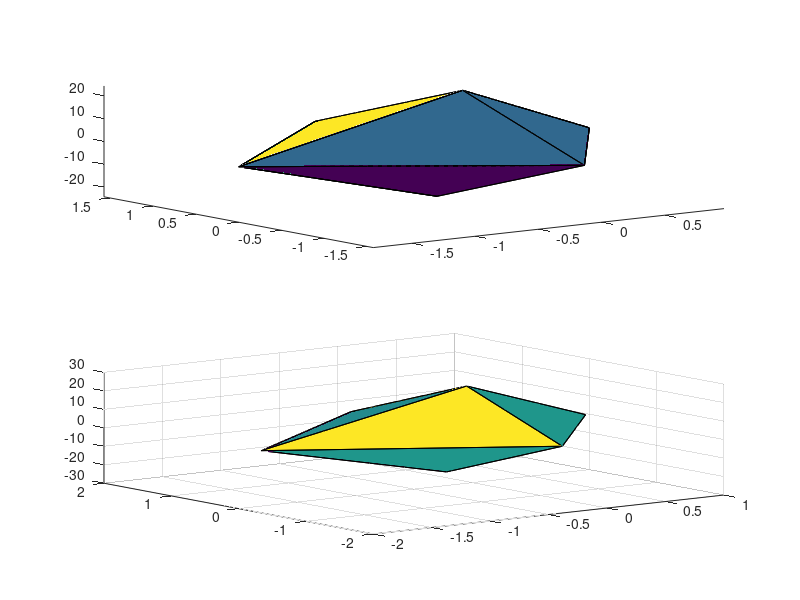

Here is the MATLAB script that generated this plot:
%% Octahedral Test MMM
% Defines an octahedral Milliken Moment Diagram that scales with speed for
% testing lap time simulation solvers.
%
% Blake Christierson - bechristierson@ucdavis.edu
%
% Version 1 - 1/14/2021

%% Corner Conditions
v = linspace(30,30,1); % Array of Speeds [m/s]

a_drive =  1.4 + ( 0.2-1.4).*(v./50).^2; % Peak Traction Acceleration  [g]
a_brake = -1.7 + (-2.0+1.7).*(v./50).^2; % Peak Braking  Acceleration  [g]

a_bound = -0.1 + (-0.2+0.1).*(v./50).^2; % Longitudinal Boundary Level [g] 

r_limit = -2.0 + (-0.5+2.0).*(v./50).^2; % Limit Yaw Acceleration      [rad/s^2]
a_limit =  1.5 + ( 1.7-1.5).*(v./50).^2; % Limit Lateral Acceleration  [g]

r_peak  =  25  + ( 23 -25 ).*(v./50).^2; % Peak Yaw Acceleration       [rad/s^]
a_peak  = -0.15.*ones(size(v));          % Peak Lateral Acceleration   [g]

%% Form MMM Point Cloud
MMM = zeros(6*length(v),4);

for i = 1:length(v)
   MMM(6*(i-1)+1,:) = [v(i); a_drive(i);  0         ;  0         ]; 
   MMM(6*(i-1)+2,:) = [v(i); a_bound(i);  a_peak(i) ;  r_peak(i) ];
   MMM(6*(i-1)+3,:) = [v(i); a_bound(i);  a_limit(i);  r_limit(i)];
   MMM(6*(i-1)+4,:) = [v(i); a_bound(i); -a_peak(i) ; -r_peak(i) ];
   MMM(6*(i-1)+5,:) = [v(i); a_bound(i); -a_limit(i); -r_limit(i)];
   MMM(6*i      ,:) = [v(i); a_brake(i);  0         ;  0         ];
end

T = delaunayn( MMM(:,2:end) );
k = convhulln( MMM(:,2:end) );

figure
subplot(2,1,1)
tetramesh( T, MMM(:,2:end) )
axis tight
subplot(2,1,2)
trisurf( k, MMM(:,2), MMM(:,3), MMM(:,4) )

return
figure;
scatter3( MMM(2,:), MMM(3,:), MMM(4,:), 10, MMM(1,:), 'filled' )

title( 'Octahedral MMM Corner Movement' )
xlabel( 'Longitudinal Acceleration [g]' )
ylabel( 'Lateral Acceleration [g]' )
zlabel( 'Yaw Acceleration [rad/s^2]' )

h = colorbar;
h.Label.String = 'Speed [m/s]';

%% Solve for GGV Surface from MMM
